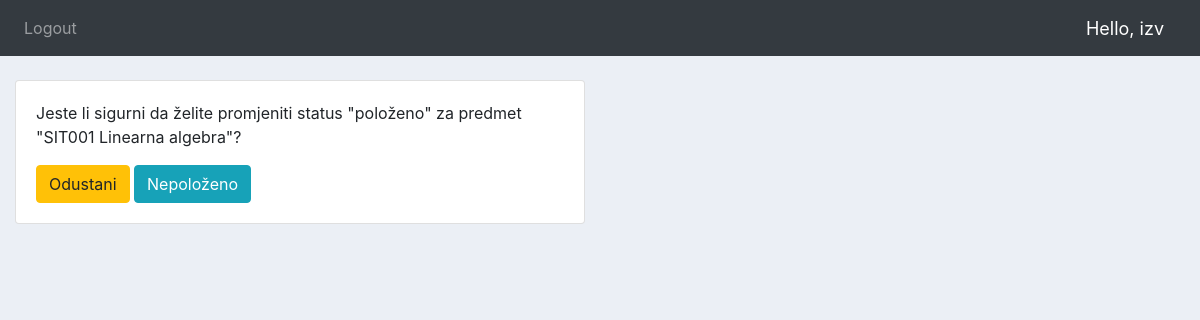
Page /upis_status/SIT001/5/ (signed in) on the committed database.
### mentorski/models.py (models this page shows, shortened)
class Korisnici(AbstractUser):
    email = models.EmailField(verbose_name="email", max_length=64, unique=True )
    USERNAME_FIELD = 'email'
    REQUIRED_FIELDS = ['username','password']
    MENTOR = 'mentor'
    STUDENT = 'student'
    ROLES = (
        (MENTOR, _('mentor')),
        (STUDENT, _('student')),
    )
    role = models.CharField(_('role'), default=STUDENT, choices=ROLES, max_length=20)
    NONE = 'none'
    REDOVNI = 'redovni'
    IZVANREDNI='izvanredni'
    STATUSES=(
        (NONE, _('none')),
        (REDOVNI, _('redovni')),
        (IZVANREDNI, _('izvanredni')),
    )
    status = models.CharField(_('status'), default=NONE, choices=STATUSES, max_length=20)

class Upisi(models.Model):
    student = models.ForeignKey(Korisnici, on_delete=models.CASCADE)
    predmet = models.ForeignKey(Predmeti, on_delete=models.CASCADE)
    POLOŽENO = 'položeno'
    NEPOLOŽENO = 'nepoloženo'
    IZBOR=(
        (POLOŽENO, _('položeno')),
        (NEPOLOŽENO, _('nepoloženo')),
    )
    status = models.CharField(_('status'), default=NEPOLOŽENO, choices=IZBOR, max_length=20)
    class Meta:
        unique_together = [['student','predmet']]

class Predmeti(models.Model):
    ime = models.CharField(max_length=255, unique=True)
    kod = models.CharField(max_length=16, primary_key=True, unique=True )
    program = models.CharField(max_length=225)
    ECTS = models.IntegerField()
    sem_redovni = models.IntegerField()
    sem_izvanredni = models.IntegerField()
    DA = 'da'
    NE = 'ne'
    IZBORNI=(
        (DA, _('da')),
        (NE, _('ne')),
    )
    izborni = models.CharField(_('izborni'), default=NE, choices=IZBORNI, max_length=10)

### mentorski/decorators.py (the view)
		def wrapper_func(request, *args, **kwargs):
			group = None
			if request.user.id == None:
				return HttpResponse('You are not authorized to view this page')
			if request.user:
				group = request.user.role
			if group in allowed_roles:
				return view_func(request, *args, **kwargs)
			else:
				return HttpResponse('You are not authorized to view this page')

### mentorski/views.py (called while the page is built, shortened)
@allowed_users(allowed_roles=["student","mentor"])
def statusUpis(request,pk,sk):
	predmet = Predmeti.objects.get(kod=pk)
	student = Korisnici.objects.get(id=sk)
	upis = Upisi.objects.get(predmet_id=pk, student_id=sk)
	print(upis.status)
	context = {'predmet':predmet, 'student':student,'upis':upis}
	return render(request, 'upis_status.html', context)

### templates/upis_status.html (shortened to what this page needs)
{%  extends 'main.html' %}
{% block content %}
<br>
<div class="row">
	<div class="col-md-6">
		<div class="card card-body">
            <p>Jeste li sigurni da želite promjeniti status "{{upis.status}}" za predmet "{{predmet.kod}} {{predmet.ime}}"?</p>
            <form action="{% url 'upis_status' predmet.kod student.id %}" method="POST">
                <a class="btn btn-warning" href="{% url 'upisni_list' student.id %}" name="Odustani">Odustani</a>
                <button class="btn btn-info" type="submit" name="Promijeni">
                    {% if upis.status == "položeno" %}
                        Nepoloženo
                    {% endif %}
                </button>
            </form>
        </div>
    </div>
</div>
{% endblock content %}

### templates/navbar.html (shortened to what this page needs)
{% load static %}
<nav class="navbar navbar-expand-lg navbar-dark bg-dark">
    <div class="collapse navbar-collapse" id="navbarNav">
      <ul class="navbar-nav">
        <li class="nav-item">
          <a class="nav-link" href="{% url 'logout' %}">Logout</a>
        </li>
      </ul>
    </div>
    <span class="hello-msg">Hello, {{request.user.username}}</span>
</nav>

### static/css/main.css (style rules this page uses)
body { background-color: #ebeff5; }

### templates/navbar.html (style rules this page uses)
.hello-msg { font-size: 18px; color: #fff; margin-right: 20px; }

### rows in the picture
Korisnici: user.username "izv"
Upisi: status "položeno"
Predmeti: kod "SIT001", ime "Linearna algebra"
